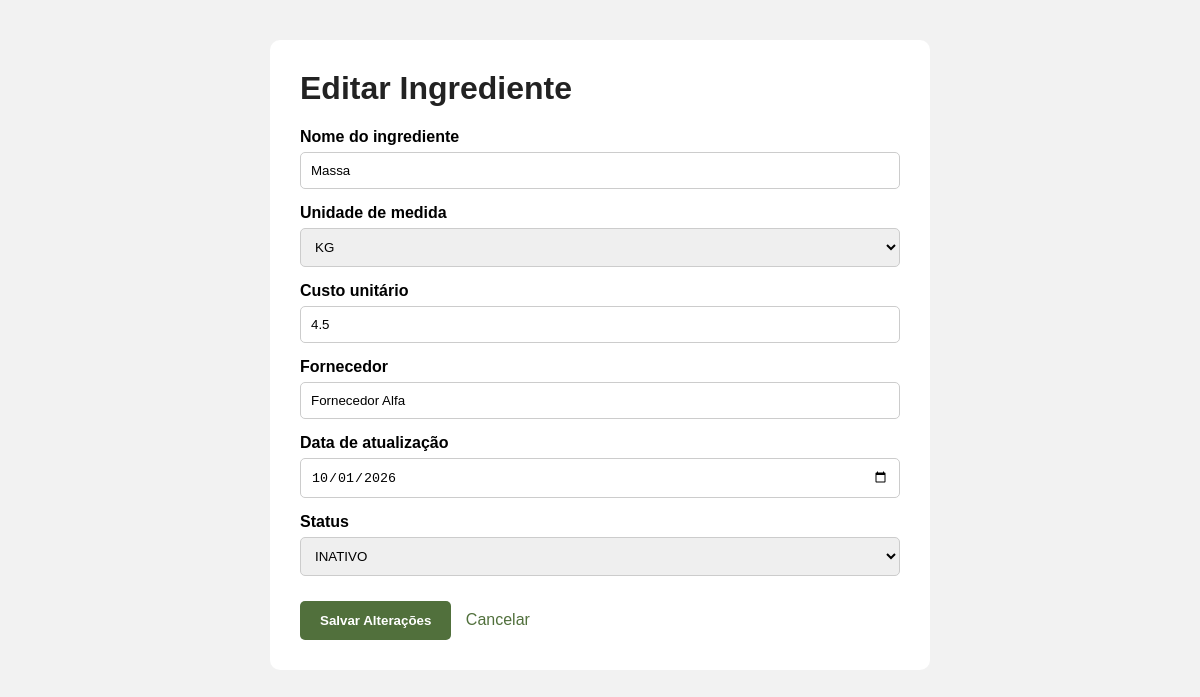
The app's page /editar-ingrediente/1 with its own data.
### tables this page shows
CREATE TABLE ingrediente (
    id_ingrediente INTEGER PRIMARY KEY AUTOINCREMENT,
    nome VARCHAR(100) NOT NULL UNIQUE,
    unidade_medida VARCHAR(20) NOT NULL,
    custo_unitario DECIMAL(10,2) NOT NULL
        CHECK (custo_unitario > 0),
    fornecedor VARCHAR(120),
    data_atualizacao DATE NOT NULL,
    status TEXT NOT NULL DEFAULT 'ATIVO'
        CHECK (status IN ('ATIVO', 'INATIVO'))
);

### app.py (the view, shortened to what this page needs)
@app.route("/editar-ingrediente/<int:id_ingrediente>", methods=["GET", "POST"])
def editar_ingrediente(id_ingrediente):
    conexao = conectar_banco()
    ingrediente = conexao.execute(
        "SELECT * FROM ingrediente WHERE id_ingrediente = ?",
        (id_ingrediente,)
    ).fetchone()
    conexao.close()
    if ingrediente is None:
        return "Ingrediente não encontrado", 404
    return render_template(
        "editar_ingrediente.html",
        ingrediente=ingrediente
    )

### app.py (called while the page is built)
def conectar_banco():
    conexao = sqlite3.connect("banco.db")
    conexao.row_factory = sqlite3.Row
    return conexao

### templates/editar_ingrediente.html (shortened to what this page needs)
<!DOCTYPE html>
<html lang="pt-BR">
<head>
</head>
<body>
    <div class="container">
        <h1>Editar Ingrediente</h1>
        <form method="POST">
            <label>Nome do ingrediente</label>
            <input type="text" name="nome" maxlength="100"
                   value="{{ ingrediente.nome }}" required>
            <label>Unidade de medida</label>
            <select name="unidade_medida" required>
                <option value="KG" {% if ingrediente.unidade_medida == 'KG' %}selected{% endif %}>KG</option>
            </select>
            <label>Custo unitário</label>
            <input type="number" name="custo_unitario" step="0.01" min="0"
                   value="{{ ingrediente.custo_unitario }}" required>
            <label>Fornecedor</label>
            <input type="text" name="fornecedor" maxlength="120"
                   value="{{ ingrediente.fornecedor or '' }}">
            <label>Data de atualização</label>
            <input type="date" name="data_atualizacao"
                   value="{{ ingrediente.data_atualizacao }}" required>
            <label>Status</label>
            <select name="status" required>
                <option value="INATIVO" {% if ingrediente.status == 'INATIVO' %}selected{% endif %}>INATIVO</option>
            </select>
            <button type="submit">Salvar Alterações</button>
            <a href="/ingredientes" class="voltar">Cancelar</a>
        </form>
    </div>
</body>
</html>

### templates/editar_ingrediente.html (style rules this page uses)
body { font-family: Arial, sans-serif; background: #f2f2f2; margin: 0; padding: 40px; }
.container { max-width: 600px; margin: auto; background: white; padding: 30px; border-radius: 10px; }
h1 { margin-top: 0; color: #222; }
label { display: block; margin-top: 15px; font-weight: bold; }
input, select { width: 100%; padding: 10px; margin-top: 6px; box-sizing: border-box; border: 1px solid #ccc; border-radius: 5px; }
button { margin-top: 25px; padding: 12px 20px; background: #51703C; color: white; border: none; border-radius: 5px; cursor: pointer; font-weight: bold; }
.voltar { margin-left: 10px; color: #51703C; text-decoration: none; }

### records on screen
ingrediente: nome "Massa", unidade_medida "KG", custo_unitario "4.5", fornecedor "Fornecedor Alfa", data_atualizacao "10/01/2026", status "INATIVO"
